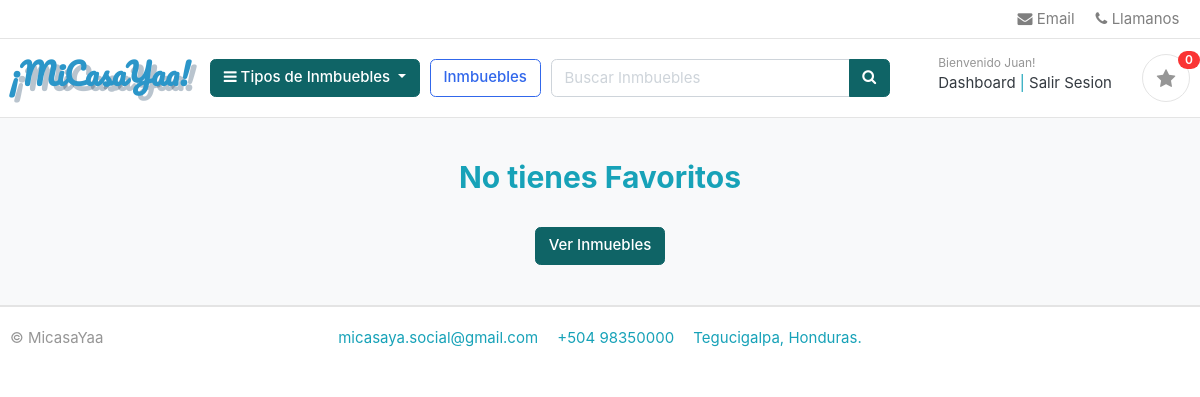
The page /favorite/ (signed in) on the database as committed earlier.
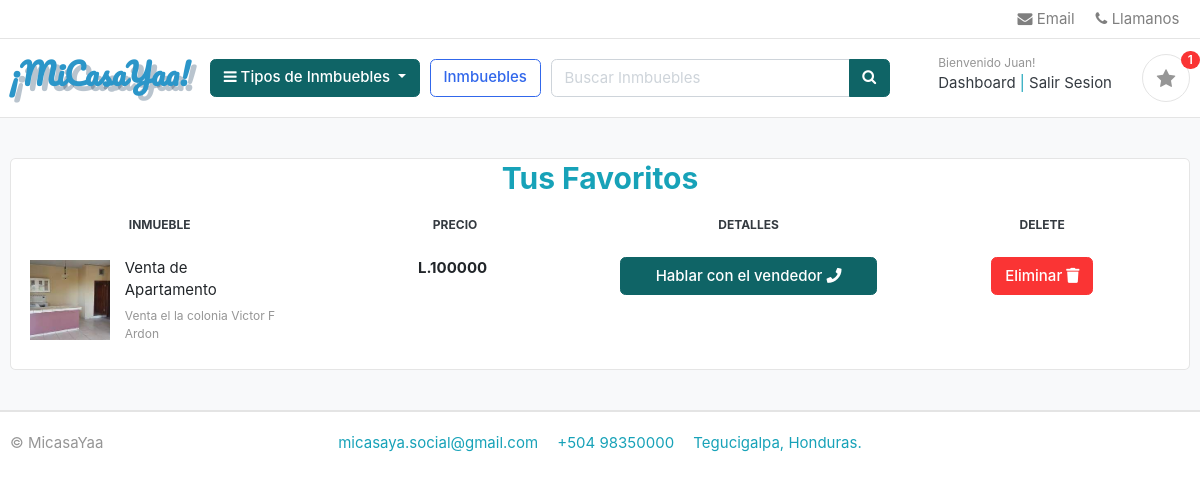
The same page on the database as committed later.
### favorites/models.py (models this page shows, shortened)
class FavoriteItem(models.Model):
    user = models.ForeignKey(Account, on_delete=models.CASCADE, null=True)
    product = models.ForeignKey(Product, on_delete=models.CASCADE)
    favorite = models.ForeignKey(Favorite, on_delete=models.CASCADE, null=True)
    quantity = models.IntegerField()
    is_active = models.BooleanField(default=True)
    def sub_total(self):
        return self.product.price

### store/models.py (models this page shows, shortened)
class Product(models.Model):
    product_name = models.CharField(max_length=200, unique=True)
    slug = models.CharField(max_length=200, unique=True)
    descripton = models.TextField(max_length=500, blank=True)
    price = models.IntegerField()
    images = models.ImageField(upload_to = 'photos/products')
    stock = models.IntegerField()
    is_available = models.BooleanField(default = True)
    category = models.ForeignKey(Category, on_delete=models.CASCADE)
    created_date = models.DateTimeField(auto_now_add=True)
    modified_date = models.DateTimeField(auto_now=True)
    def get_url(self):
        return reverse('product_detail', args=[self.category.slug, self.slug])

### favorites/views.py (the view)
# urls.py: path('', views.favorite, name='favorite'),
def favorite(request, total=0, quantity=0, favorite_items=None):
    try:
        if request.user.is_authenticated:
            favorite_items = FavoriteItem.objects.filter(user=request.user, is_active=True)
        else:
            favorite = Favorite.objects.get(favorite_id=_favorite_id(request))
            favorite_items = FavoriteItem.objects.filter(favorite=favorite, is_active=True)
        for favorite_item in favorite_items:
            total += (favorite_item.product.price * favorite_item.quantity)
            quantity += favorite_item.quantity
    except ObjectDoesNotExist:
        pass #ignora
    context = {
        'total': total,
        'quantity': quantity,
        'favorite_items': favorite_items
    }
    return render(request, 'store/favorite.html', context)

### category/context_processors.py (called while the page is built)
def menu_links(request):
    links = Category.objects.all()
    return dict(links=links)

### category/models.py (called while the page is built)
    def get_url(self):
        return reverse('products_by_category', args=[self.slug])

### favorites/context_processors.py (called while the page is built)
def counter(request):
    favorite_count = 0
    try:
        favorite = Favorite.objects.filter(favorite_id=_favorite_id(request))
        if request.user.is_authenticated:
            favorite_items = FavoriteItem.objects.all().filter(user=request.user)
        else:
            favorite_items = FavoriteItem.objects.all().filter(favorite=favorite[:1])
        for favorite_item in favorite_items:
            favorite_count += favorite_item.quantity
    except Favorite.DoesNotExist:
        favorite_count = 0
    return dict(favorite_count=favorite_count)

### favorites/views.py (called while the page is built)
def _favorite_id(request):
    favorite = request.session.session_key
    if not favorite:
        favorite = request.session.create()
    return favorite

### templates/store/favorite.html
{% extends 'base.html' %}
{% load static %}
{% block content %}
<section class="section-content padding-y bg">
    <div class="container">
    {% if not favorite_items %}
      <h2 class="text-center">No tienes Favoritos</h2>
      <br>
      <div class="text-center">
        <a href="{% url 'store' %}" class="btn btn-primary">Ver Inmuebles</a>
      </div>
    {%  else %}
    <div class="row">
        <aside class="col-lg-12">
    <div class="card">
    <h2 class="text-center">Tus Favoritos</h2>
    <table class="table table-borderless table-shopping-cart">
    <thead class="text-center">
    <tr class="small text-uppercase">
      <th scope="col" width="300">Inmueble</th>
      <th scope="col" width="300">Precio</th>
      <th scope="col" width="300">Detalles</th>
      <th scope="col" width="300">Delete</th>
    </tr>
    </thead>
    <tbody>
    {% for favorite_item in favorite_items %}
    <tr>
        <td>
            <figure class="itemside align-items-center">
                <div class="aside"><img src="{{ favorite_item.product.images.url }}" class="img-sm"></div>
                <figcaption class="info">
                    <a href="{{ favorite_item.product.get_url }}" class="title text-dark">{{ favorite_item.product.product_name }}</a>
                    <p class="text-muted small">{{ favorite_item.product.descripton }} </p>
                </figcaption>
            </figure>
        </td>
        <td>
            <div class="text-center">
                <var class="price">L.{{ favorite_item.sub_total }}</var>
            </div>
        </td>
        <td>
          <div class="text-center">
              <a href="{% url 'communicate' %}" class="btn btn-primary btn-block"> Hablar con el vendedor <i class="fas fa-phone"></i></a>
          </div>
        </td>
        <td>
          <div class="text-center">
                <a href="{% url 'remove_favorite_item' favorite_item.product.id %}" class="btn btn-danger"> Eliminar <i class="fas fa-trash"></i></a>
          </div>
        </td>
    </tr>
    {% endfor %}
    </tbody>
    </table>
    </div>
    </div>
    {%  endif %}
    </div>
    </section>
{% endblock %}

### templates/includes/navbar.html (shortened to what this page needs)
{% load static %}
  <header class="section-header">
  <nav class="navbar p-md-0 navbar-expand-sm navbar-light border-bottom">
  <div class="container">
    <div class="collapse navbar-collapse" id="navbarTop4">
      <ul class="navbar-nav">
  		<li><a href="#" class="nav-link"> <i class="fa fa-envelope"></i> Email </a></li>
  		<li><a href="#" class="nav-link"> <i class="fa fa-phone"></i> Llamanos</a></li>
  	 </ul>
    </div>
  </div>
  </nav>
  <section class="header-main border-bottom">
  	<div class="container">
  <div class="row align-items-center">
  	<div class="col-lg-2 col-md-3 col-6">
  		<a href="{% url 'home' %}" class="brand-wrap">
        <h2 style=" color: #2b96c9; font-family: 'Pacifico', cursive; text-shadow: 5px 5px #173C5D4D;"> ¡MiCasaYaa!</h2>
  		</a>
  	</div>
  	<div class="col-lg col-sm col-md col-6 flex-grow-0">
  		<div class="category-wrap dropdown d-inline-block float-right">
  			<button type="button" class="btn btn-primary dropdown-toggle" data-toggle="dropdown">
  				<i class="fa fa-bars"></i> Tipos de Inmbuebles
  			</button>
  		</div>
  	</div>
  	<a href="{% url 'store' %}" class="btn btn-outline-primary">Inmbuebles</a>
  	<div class="col-lg  col-md-6 col-sm-12 col">
      <form action="{% url 'search' %}" class="search">
  			<div class="input-group w-100">
  			    <input type="text" class="form-control" style="width:60%;" placeholder="Buscar Inmbuebles" name="keyword">
  			    <div class="input-group-append">
  			      <button class="btn btn-primary" type="submit">
  			        <i class="fa fa-search"></i>
  			      </button>
  			    </div>
  		    </div>
  		</form>
  	</div>
  	<div class="col-lg-3 col-sm-6 col-8 order-2 order-lg-3">
  				<div class="d-flex justify-content-end mb-3 mb-lg-0">
            {% if user.id is None %}
          	<div class="widget-header">
  						<small class="title text-muted">Bienvenido visitante!</small>
  						<div>
  							<a href="{% url 'login' %}">Login</a> <span class="dark-transp"> | </span>
  							<a href="{% url 'register' %}"> Registrar</a>
  						</div>
  					</div>
              {% else %}
              <div class="widget-header">
                <small class="title text-muted">Bienvenido {{ user.first_name }}!</small>
    						<div>
    							<a href="{% url 'dashboard' %}">Dashboard</a> <span class="dark-transp"> | </span>
    							<a href="{% url 'logout' %}"> Salir Sesion</a>
    						</div>
  					</div>
              {% endif %}
  					<a href="{% url 'favorite' %}" class="widget-header pl-3 ml-3">
  						<div class="icon icon-sm rounded-circle border"><i class="fa fa-star"></i></div>
  						<span class="badge badge-pill badge-danger notify">{{ favorite_count }}</span>
  					</a>
  				</div>
  			</div>
  </div>
  	</div>
  </section>
  </header>

Rows that differ between the two databases and show on the page:
added FavoriteItem: product.images (picture), product.product_name "Venta de Apartamento", product.descripton "Venta el la colonia Victor F Ardon", sub_total "100000"
Other text that changed with them:
{{ favorite_count }}: "0" → "1"
text no longer shown: "No tienes Favoritos Ver Inmuebles"
text now shown: "Tus Favoritos INMUEBLE PRECIO DETALLES DELETE"
